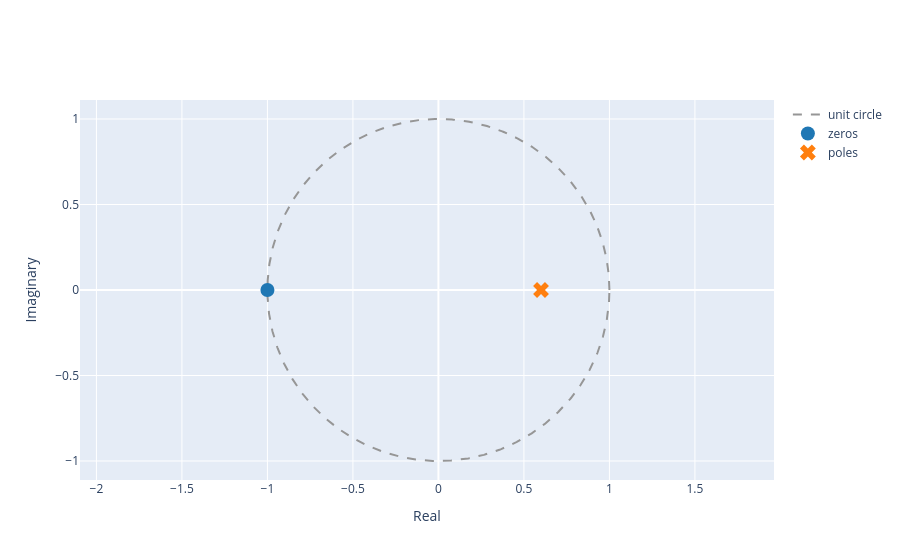

Notebook cell for this chart:
### Markdown cell above
iii. Use the function  `plot_zeros_poles(z, p)` to plot the zeros and poles found in ii.

### Code cell
from util import plot_zeros_poles

plot_zeros_poles(zeros, poles)

### Figure 1 — Plotly figure (JSON) as saved in the notebook; plotly's stock layout.template omitted (floating-point values rounded to 4 significant figures; data arrays with more than 128 entries replaced by an {"elided": "..."} marker saying what was removed)
{"data": [{"line": {"color": "rgb(150,150,150)", "dash": "dash", "shape": "linear"}, "mode": "lines", "name": "unit circle", "type": "scatter", "x": {"elided": "1000 float values"}, "y": {"elided": "1000 float values"}}, {"marker": {"color": "#1f77b4", "size": 14, "symbol": "circle"}, "mode": "markers", "name": "zeros", "type": "scatter", "x": [-1.0], "y": [0.0]}, {"marker": {"color": "#ff7f0e", "size": 14, "symbol": "x"}, "mode": "markers", "name": "poles", "type": "scatter", "x": [0.6], "y": [0.0]}], "layout": {"xaxis": {"title": {"text": "Real"}}, "yaxis": {"scaleanchor": "x", "scaleratio": 1, "title": {"text": "Imaginary"}}}}
